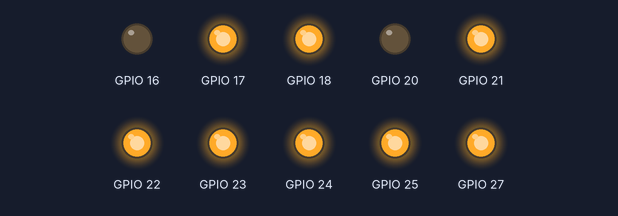
A program run on a simulated Raspberry Pi (BCM pin numbers). On the bench: output pins drawn as LEDs (lit = HIGH). At 0.0 s the program stops and its outputs stay as they are.

Above: at 0.1 s.
Timing chart, 0 to 1.5 s (numbered marks = the images above):
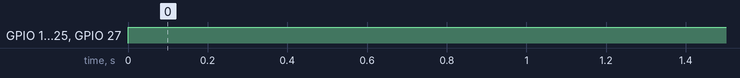

The program:

relay_startup.py
```python
"""
Script to initialize GPIO pins at startup.
Started by relay_startup.sh
By Andrew Smith (2016)
"""

import RPi.GPIO as GPIO

GPIO.setmode(GPIO.BCM)
GPIO.setwarnings(False)

GPIO.setup(17, GPIO.OUT)
GPIO.setup(18, GPIO.OUT)
GPIO.setup(21, GPIO.OUT)
GPIO.setup(22, GPIO.OUT)
GPIO.setup(23, GPIO.OUT)
GPIO.setup(24, GPIO.OUT)
GPIO.setup(25, GPIO.OUT)
GPIO.setup(27, GPIO.OUT)

GPIO.setup(16, GPIO.OUT)
GPIO.setup(20, GPIO.OUT)

GPIO.output(17, 1)
GPIO.output(18, 1)
GPIO.output(21, 1)
GPIO.output(22, 1)
GPIO.output(23, 1)
GPIO.output(24, 1)
GPIO.output(25, 1)
GPIO.output(27, 1)

GPIO.output(16, 0)
GPIO.output(20, 0)
```

Measured:
- by itself, GPIO 17, GPIO 18, GPIO 21–25, GPIO 27: LOW → HIGH at 0.00 s
